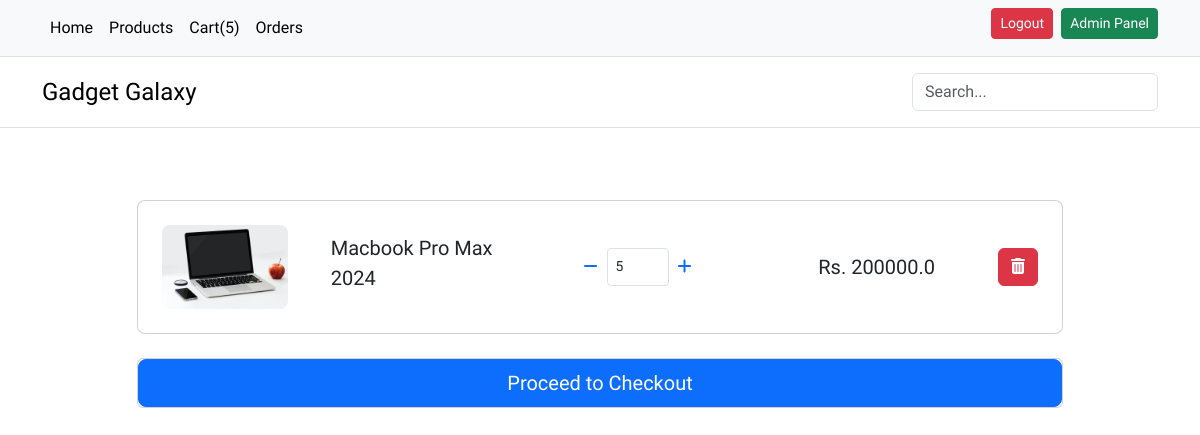
Page /cart/ (signed in) on the earlier database version.
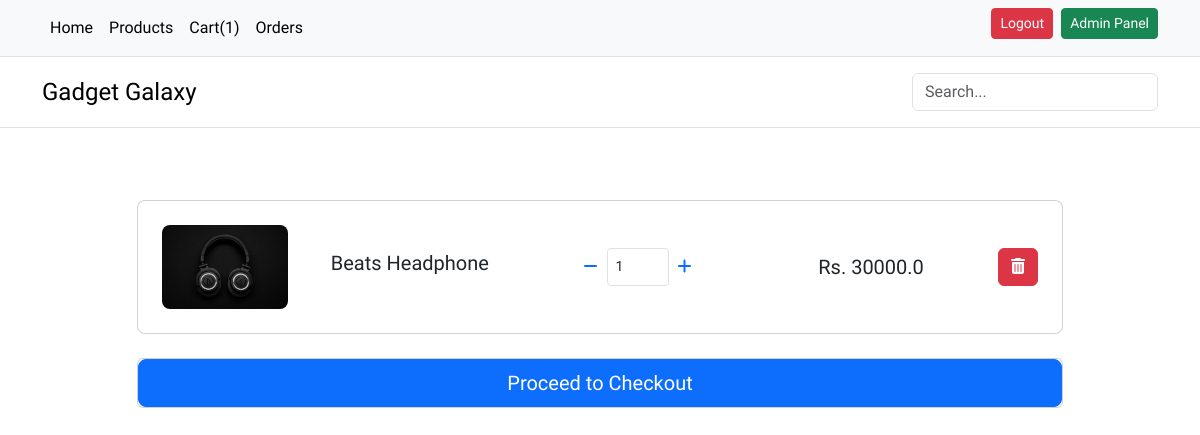
Same page on the later database version.
### ecommerce/models.py (models this page shows, shortened)
class CartItem(models.Model):
    id = models.CharField(
        default=shortuuid.uuid, max_length=50, primary_key=True, editable=False
    )
    cart = models.ForeignKey(Cart, on_delete=models.CASCADE)
    product = models.ForeignKey(Product, on_delete=models.CASCADE)
    quantity = models.PositiveIntegerField()

class Product(models.Model):
    id = models.CharField(
        default=shortuuid.uuid, max_length=50, primary_key=True, editable=False
    )
    product_name = models.CharField(
        _("Product Name"), max_length=500, null=True, blank=True
    )
    description = models.TextField(_("Description"), null=True, blank=True)
    price = models.FloatField(_("Price"), null=True, blank=True)
    image = models.ImageField(
        _("Product Image"),
        upload_to="products/",
        default="products/default.jpg",
        null=True,
        blank=True,
    )
    category = models.ForeignKey(
        Category, null=True, blank=True, on_delete=models.SET_NULL
    )

### ecommerce/views.py (the view)
# urls.py: path("cart/", cart, name="cart"),
@login_required(login_url="/login")
def cart(request):
    cart = Cart.objects.filter(user=request.user).first()
    cart_items = CartItem.objects.filter(cart=cart)
    context = {"cart": cart_items}
    return render(request, "ecommerce/cart.html", context)

### ecommerce/context_processors.py (called while the page is built)
def cart_item_count(request):
    if request.user.is_authenticated:
        try:
            cart = Cart.objects.get(user=request.user)
            cart_items = CartItem.objects.filter(cart=cart)
            total = sum(item.quantity for item in cart_items)
            return {"cart_item_count": total}
        except Cart.DoesNotExist:
            return {"cart_item_count": 0}
    return {"cart_item_count": 0}

### ecommerce/templates/ecommerce/cart.html (shortened to what this page needs)
{% extends "main.html" %} {% block content %}
<section class="h-100">
  <div class="container h-100 py-5">
    <div class="row d-flex justify-content-center align-items-center h-100">
      <div class="col-10">
        {% if cart %} {% for item in cart %}
        <div class="main-cart-div card rounded-3 mb-4">
          <div class="card-body p-4">
            <div class="row d-flex justify-content-between align-items-center">
              <div class="col-md-2 col-lg-2 col-xl-2">
                <img
                  src="{{item.product.image.url}}"
                  class="img-fluid rounded-3"
                  alt="Cotton T-shirt"
                />
              </div>
              <div class="col-md-3 col-lg-3 col-xl-3">
                <p class="lead fw-normal mb-2">{{item.product.product_name}}</p>
              </div>
              <div class="col-md-3 col-lg-3 col-xl-2 d-flex">
                <form
                  id="cartItemDecrease"
                  action="{% url "cart-item-decrease" %}"
                  method="POST"
                  class="cart-item-decrease-form d-flex"
                >
                  <button
                    name="minusItem"
                    type="submit"
                    class="minus btn btn-link px-2"
                  >
                    <i class="fas fa-minus"></i>
                  </button>
                </form>
                <input
                  id="form1"
                  min="0"
                  name="quantity"
                  value="{{item.quantity}}"
                  type="number"
                  class="qtyCount form-control form-control-sm"
                />
                <form
                  id="cartItemIncrease"
                  action="{% url 'add-to-cart' %}"
                  method="POST"
                  class="cart-item-increase-form d-flex"
                >
                  <button
                    name="plusItem"
                    type="submit"
                    class="plus btn btn-link px-2"
                  >
                    <i class="fas fa-plus"></i>
                  </button>
                </form>
              </div>
              <div class="col-md-3 col-lg-2 col-xl-2 offset-lg-1">
                <h5 class="mb-0">
                  Rs. <span class="price">{{ item.product.price }}</span>
                </h5>
              </div>
              <div class="col-md-1 col-lg-1 col-xl-1 text-end">
                <form action="{% url "delete-cart" %}" method="post">
                  <button class="btn btn-danger">
                    <i class="fas fa-trash-alt"></i>
                  </button>
                </form>
              </div>
            </div>
          </div>
        </div>
        {% endfor %}
        <a href="{% url "checkout" %}">
          <div class="card">
            <button class="btn btn-primary btn-lg" type="button">
              Proceed to Checkout
            </button>
          </div>
        </a>
        {% endif %}
      </div>
    </div>
  </div>
</section>
{% endblock content %}

Differences in the rows shown:
removed CartItem: product.image (picture), product.product_name "Macbook Pro Max 2024", quantity "5", product.price "200000.0"
added CartItem: product.image (picture), product.product_name "Beats Headphone", quantity "1", product.price "30000.0"
Other differences:
{{ cart_item_count }}: "5" → "1"
